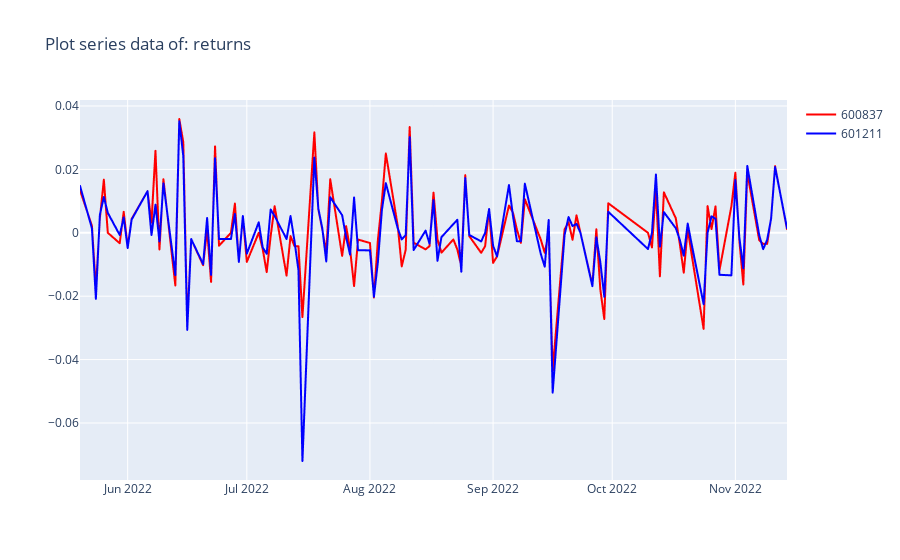

Notebook code cell kept with this figure:
### Code cell
plt.figure(figsize=(20, 1))
ddd(df=invoker.rate[["600837", "601211"]].iloc[-120:, :] ,color_list=["red", "blue"], title="returns")
plt.show()
